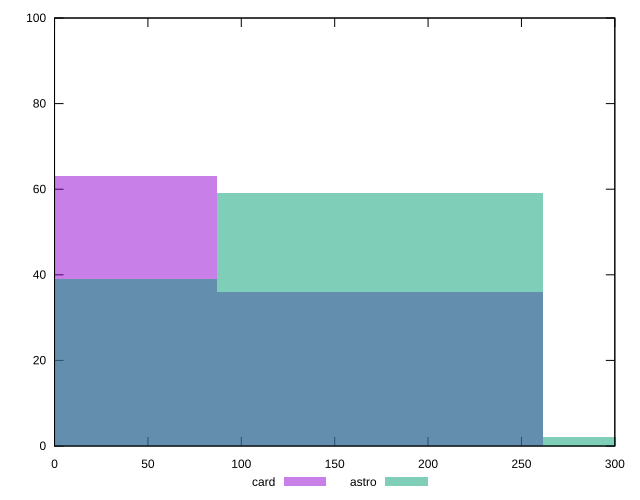

Write the gnuplot code that produced this figure.
reset

$card <<EOF
174.39190073061656 36
0 63
EOF

$astro <<EOF
348.7838014612331 2
0 39
174.39190073061656 59
EOF

set key outside below
set boxwidth 174.39190073061656
set xrange [0:300]
set yrange [0:100]
set trange [0:100]
set style fill transparent solid 0.5 noborder
set terminal svg size 640, 500 enhanced background rgb 'white'
set output "report/report_00029_2021-02-24T13-36-40.390Z/unminified-javascript/comparison/histogram/2_vs_3.svg"

plot $card title "card" with boxes, \
     $astro title "astro" with boxes

reset
